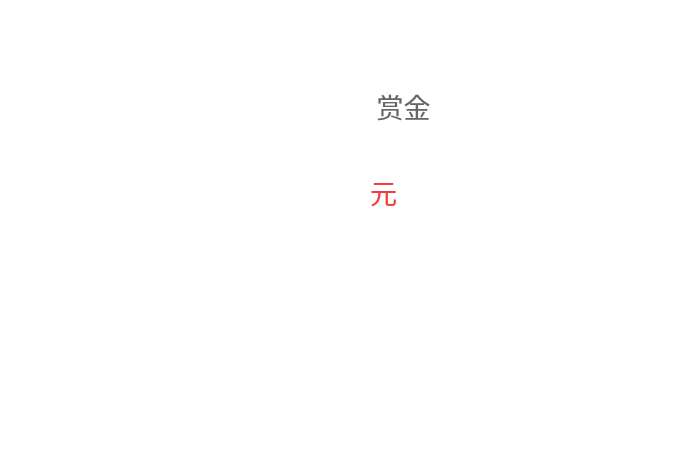
<?xml version="1.0" encoding="UTF-8"?>
<ui version="4.0">
 <class>MReword</class>
 <widget class="QWidget" name="MReword">
  <property name="geometry">
   <rect>
    <x>0</x>
    <y>0</y>
    <width>676</width>
    <height>470</height>
   </rect>
  </property>
  <property name="minimumSize">
   <size>
    <width>676</width>
    <height>470</height>
   </size>
  </property>
  <property name="maximumSize">
   <size>
    <width>676</width>
    <height>470</height>
   </size>
  </property>
  <property name="windowTitle">
   <string>Form</string>
  </property>
  <property name="styleSheet">
   <string notr="true">background-color: transparent;</string>
  </property>
  <widget class="QLabel" name="label">
   <property name="enabled">
    <bool>true</bool>
   </property>
   <property name="geometry">
    <rect>
     <x>20</x>
     <y>10</y>
     <width>611</width>
     <height>441</height>
    </rect>
   </property>
   <property name="styleSheet">
    <string notr="true">border-image: url(:/icon/image/icon/reword.png);</string>
   </property>
   <property name="text">
    <string/>
   </property>
  </widget>
  <widget class="QWidget" name="layoutWidget">
   <property name="geometry">
    <rect>
     <x>260</x>
     <y>80</y>
     <width>171</width>
     <height>51</height>
    </rect>
   </property>
   <layout class="QHBoxLayout" name="horizontalLayout" stretch="2,1">
    <item>
     <widget class="QLabel" name="user">
      <property name="font">
       <font>
        <family>微软雅黑</family>
        <pointsize>20</pointsize>
       </font>
      </property>
      <property name="styleSheet">
       <string notr="true">color: rgb(102, 102, 102);</string>
      </property>
      <property name="text">
       <string/>
      </property>
      <property name="alignment">
       <set>Qt::AlignCenter</set>
      </property>
     </widget>
    </item>
    <item>
     <widget class="QLabel" name="label_3">
      <property name="font">
       <font>
        <family>微软雅黑</family>
        <pointsize>20</pointsize>
       </font>
      </property>
      <property name="styleSheet">
       <string notr="true">color: rgb(102, 102, 102);</string>
      </property>
      <property name="text">
       <string>赏金</string>
      </property>
      <property name="alignment">
       <set>Qt::AlignCenter</set>
      </property>
     </widget>
    </item>
   </layout>
  </widget>
  <widget class="QWidget" name="layoutWidget">
   <property name="geometry">
    <rect>
     <x>240</x>
     <y>140</y>
     <width>171</width>
     <height>104</height>
    </rect>
   </property>
   <layout class="QHBoxLayout" name="horizontalLayout_2" stretch="2,1">
    <item>
     <widget class="QLabel" name="money">
      <property name="font">
       <font>
        <pointsize>50</pointsize>
       </font>
      </property>
      <property name="styleSheet">
       <string notr="true">color: rgb(250, 57, 57);</string>
      </property>
      <property name="text">
       <string/>
      </property>
      <property name="alignment">
       <set>Qt::AlignCenter</set>
      </property>
     </widget>
    </item>
    <item>
     <widget class="QLabel" name="label_2">
      <property name="font">
       <font>
        <family>微软雅黑</family>
        <pointsize>20</pointsize>
       </font>
      </property>
      <property name="styleSheet">
       <string notr="true">color: rgb(250, 57, 57);</string>
      </property>
      <property name="text">
       <string>元</string>
      </property>
      <property name="alignment">
       <set>Qt::AlignCenter</set>
      </property>
     </widget>
    </item>
   </layout>
  </widget>
 </widget>
 <resources/>
 <connections/>
</ui>
